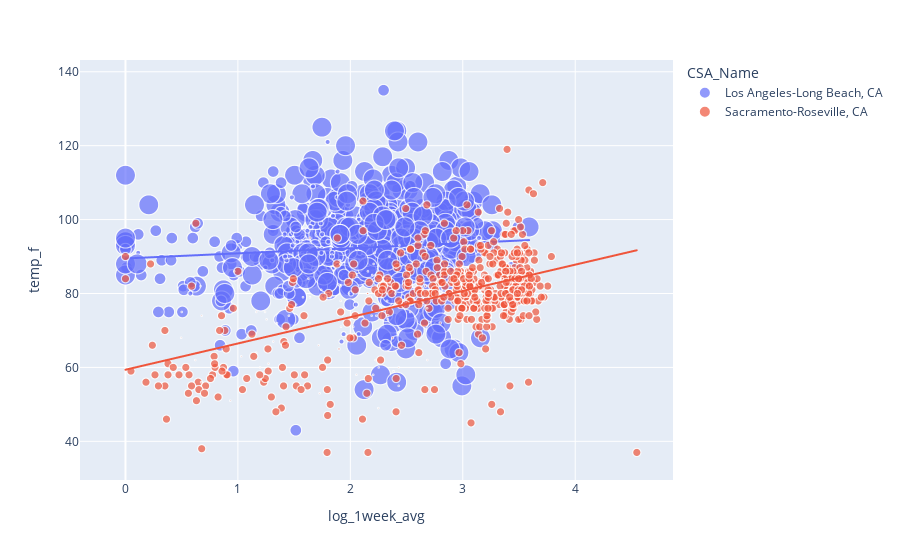

The cell this chart's notebook holds for it:
### Markdown cell above
## $2 Temperature x AQI -- SIZE: CBSA Population 
### LA is hotter, has more people per CBSA and generally has better air quality, but as Air quality decreases, temperature sees a slight decrease as well

### Code cell
#LOGGED
fig = px.scatter(sacla, x=target, y="temp_f", color="CSA_Name",
                 size='CBSA_POP', hover_data=['HH'], trendline='ols')
fig.show()

### Figure 1 — Plotly figure (JSON) as saved in the notebook; plotly's stock layout.template omitted (floating-point values rounded to 4 significant figures; data arrays with more than 128 entries replaced by an {"elided": "..."} marker saying what was removed)
{"data": [{"customdata": {"elided": "820x1 int values"}, "hovertemplate": "CSA_Name=Los Angeles-Long Beach, CA<br>log_1week_avg=%{x}<br>temp_f=%{y}<br>CBSA_POP=%{marker.size}<br>HH=%{customdata[0]}<extra></extra>", "legendgroup": "Los Angeles-Long Beach, CA", "marker": {"color": "#636efa", "size": {"elided": "820 int values"}, "sizemode": "area", "sizeref": 33160.0, "symbol": "circle"}, "mode": "markers", "name": "Los Angeles-Long Beach, CA", "showlegend": true, "type": "scattergl", "x": {"elided": "820 float values"}, "xaxis": "x", "y": {"elided": "820 int values"}, "yaxis": "y"}, {"hovertemplate": "<b>OLS trendline</b><br>temp_f = 1.38192 * log_1week_avg + 89.4825<br>R<sup>2</sup>=0.007262<br><br>CSA_Name=Los Angeles-Long Beach, CA<br>log_1week_avg=%{x}<br>temp_f=%{y} <b>(trend)</b><extra></extra>", "legendgroup": "Los Angeles-Long Beach, CA", "marker": {"color": "#636efa", "symbol": "circle"}, "mode": "lines", "name": "Los Angeles-Long Beach, CA", "showlegend": false, "type": "scattergl", "x": {"elided": "820 float values"}, "xaxis": "x", "y": {"elided": "820 float values"}, "yaxis": "y"}, {"customdata": {"elided": "616x1 int values"}, "hovertemplate": "CSA_Name=Sacramento-Roseville, CA<br>log_1week_avg=%{x}<br>temp_f=%{y}<br>CBSA_POP=%{marker.size}<br>HH=%{customdata[0]}<extra></extra>", "legendgroup": "Sacramento-Roseville, CA", "marker": {"color": "#EF553B", "size": {"elided": "616 int values"}, "sizemode": "area", "sizeref": 33160.0, "symbol": "circle"}, "mode": "markers", "name": "Sacramento-Roseville, CA", "showlegend": true, "type": "scattergl", "x": {"elided": "616 float values"}, "xaxis": "x", "y": {"elided": "616 int values"}, "yaxis": "y"}, {"hovertemplate": "<b>OLS trendline</b><br>temp_f = 7.10817 * log_1week_avg + 59.3707<br>R<sup>2</sup>=0.279532<br><br>CSA_Name=Sacramento-Roseville, CA<br>log_1week_avg=%{x}<br>temp_f=%{y} <b>(trend)</b><extra></extra>", "legendgroup": "Sacramento-Roseville, CA", "marker": {"color": "#EF553B", "symbol": "circle"}, "mode": "lines", "name": "Sacramento-Roseville, CA", "showlegend": false, "type": "scattergl", "x": {"elided": "616 float values"}, "xaxis": "x", "y": {"elided": "616 float values"}, "yaxis": "y"}], "layout": {"legend": {"itemsizing": "constant", "title": {"text": "CSA_Name"}, "tracegroupgap": 0}, "margin": {"t": 60}, "xaxis": {"anchor": "y", "domain": [0, 1], "title": {"text": "log_1week_avg"}}, "yaxis": {"anchor": "x", "domain": [0, 1], "title": {"text": "temp_f"}}}}
